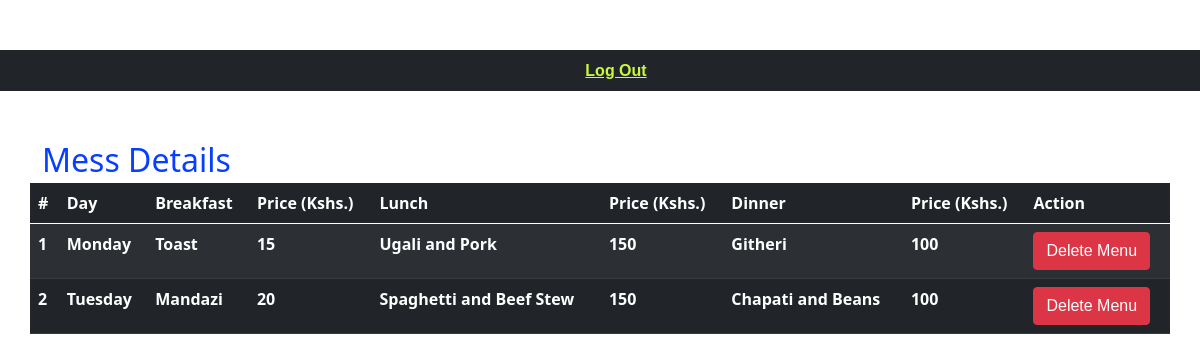
/mess-details (signed in), run on the app's committed database.
### main/models.py (models this page shows, shortened)
class MessMenu(models.Model):
    day = models.CharField(max_length=20,null=True,blank=True)
    breakfast = models.TextField(null=True,blank=True)
    breakfast_price = models.CharField(max_length=4,null=True,blank=True)
    lunch = models.TextField(null=True,blank=True)
    lunch_price = models.CharField(max_length=4,null=True,blank=True)
    dinner = models.TextField(null=True,blank=True)
    dinner_price = models.CharField(max_length=4,null=True,blank=True)
    date_created = models.DateTimeField(auto_now_add=True,null=True)
    updated = models.DateTimeField(auto_now=True,null=True, blank=True)
    class Meta:
        verbose_name_plural = 'Mess Menu'
        ordering = ['-date_created']

### main/views.py (the view)
# urls.py: path('mess-details',views.mess_details,name='mess_details'),
@login_required
def mess_details(request):
    menus = MessMenu.objects.all()
    context = {'menus':menus}
    return render(request,'main/mess-details.html',context)

### templates/main/mess-details.html (shortened to what this page needs)
{% extends 'main/base.html' %}
{% block content %}
<div class="container">
	<h2 class="mb-1">Mess Details</h2>
	  <div class="row">
			<table class="table table-striped table-dark">
  <thead>
    <tr>
      <th scope="col">#</th>
      <th scope="col">Day</th>
      <th scope="col">Breakfast</th>
      <th scope="col">Price (Kshs.)</th>
      <th scope="col">Lunch</th>
      <th scope="col">Price (Kshs.)</th>
      <th scope="col">Dinner</th>
      <th scope="col">Price (Kshs.)</th>
      <th scope="col">Action</th>
    </tr>
  </thead>
  <tbody>
    {% for menu in menus %}
    <tr>
      <th scope="row">{{forloop.counter}}</th>
      <td>{{menu.day}}</td>
      <td>{{menu.breakfast}} </td>
      <td>{{menu.breakfast_price}} </td>
      <td>{{menu.lunch}} </td>
      <td>{{menu.lunch_price}} </td>
      <td>{{menu.dinner}} </td>
      <td>{{menu.dinner_price}} </td>
     <td> <a href="{% url 'main:delete_menu' menu.pk %}" class="btn btn-danger">Delete Menu</a></td>
    </tr>
    {% endfor %}
  </tbody>
</table>
		</div>
</div>
{% endblock %}

### templates/main/base.html (shortened to what this page needs)
{% load static %}
<!DOCTYPE html>
<html>
<head>
	<link rel="stylesheet" type="text/css" href="{% static 'bootstrap.min.css' %}">
	<link rel="stylesheet" type="text/css" href="{% static 'font-awesome.5.13.1.all.min.css' %}">
</head>
<body>
	</body>
{% include 'main/nav.html' %}
<div class="domains">
{% block content %}
{% endblock %}
</div>
</body>
</html>

### templates/main/nav.html (shortened to what this page needs)
{% load bootstrap4 %}
<ul class="navbar navbar-dark bg-dark justify-content-around">
    <li class="nav-item text-danger">
    <a href="{% url 'accounts:log_out' %}">Log Out</a>
  </li>
</ul>

### templates/main/base.html (style rules this page uses)
body { background-color: white; color: #083efd; margin-top: 50px; font-weight: 600; background-image: url(../../static/img/hostel.jpg); background-size: cover; }
a { color: #cbf83e; font-family: "Raleway", sans-serif; font-weight: 600; }
ul { list-style-type: none; }
.domains { margin-top: 50px; }

### data on the page
MessMenu: day "Monday", breakfast "Toast", breakfast_price "15", lunch "Ugali and Pork", lunch_price "150", dinner "Githeri", dinner_price "100"
MessMenu: day "Tuesday", breakfast "Mandazi", breakfast_price "20", lunch "Spaghetti and Beef Stew", lunch_price "150", dinner "Chapati and Beans", dinner_price "100"
